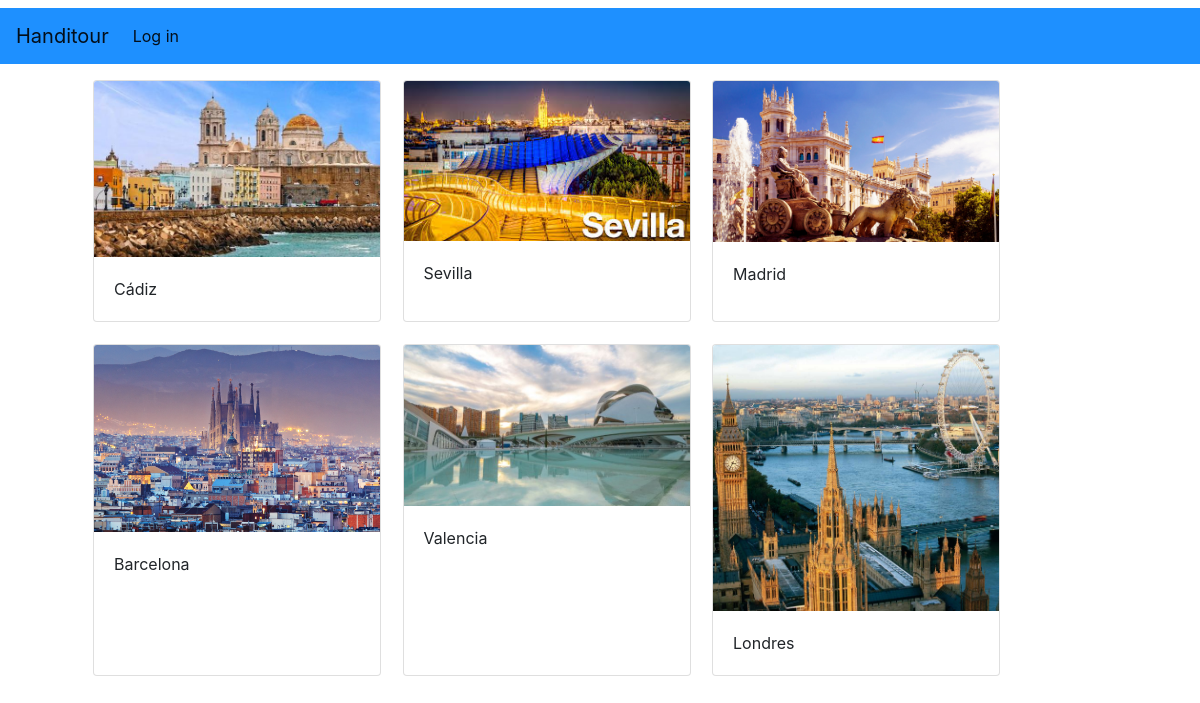
The page /inicio/ on the database its author committed.
### handitour/models.py (models this page shows)
class Ciudad(models.Model):
    nombre = models.CharField(max_length=30)
    historia = models.CharField(max_length=500)
    localizacion = models.CharField(max_length=20)
    foto = models.FileField(null=True, upload_to="img/ciudad")
    visitantes = models.ManyToManyField(User, blank=True)
    def __str__(self):
        return self.nombre

### handitour/views.py (the view)
# urls.py: path('inicio/', views.ciudades, name="inicio"),
def ciudades (request):
    ciudades = Ciudad.objects.all()
    return render(request, "index.html", {"ciudades":ciudades})

### handitour/templates/index.html (shortened to what this page needs)
{% extends "base.html" %}
{% block content %}
<div class="row mt-3 ml-5">
{% for ciudad in ciudades %}
    <div class="card" style="width: 18rem; margin-right: 2%; margin-bottom: 2%;">
        <img src="{{ciudad.foto.url}}" class="card-img-top" alt="...">
        <div class="card-body">
         <p class="card-text">{{ciudad}}</p>
      </div>
   </div>
{% endfor %}
  </div>
{% endblock %}

### rows shown on the page
Ciudad: foto (picture), nombre "Cádiz"
Ciudad: foto (picture), nombre "Sevilla"
Ciudad: foto (picture), nombre "Madrid"
Ciudad: foto (picture), nombre "Barcelona"
Ciudad: foto (picture), nombre "Valencia"
Ciudad: foto (picture), nombre "Londres"
